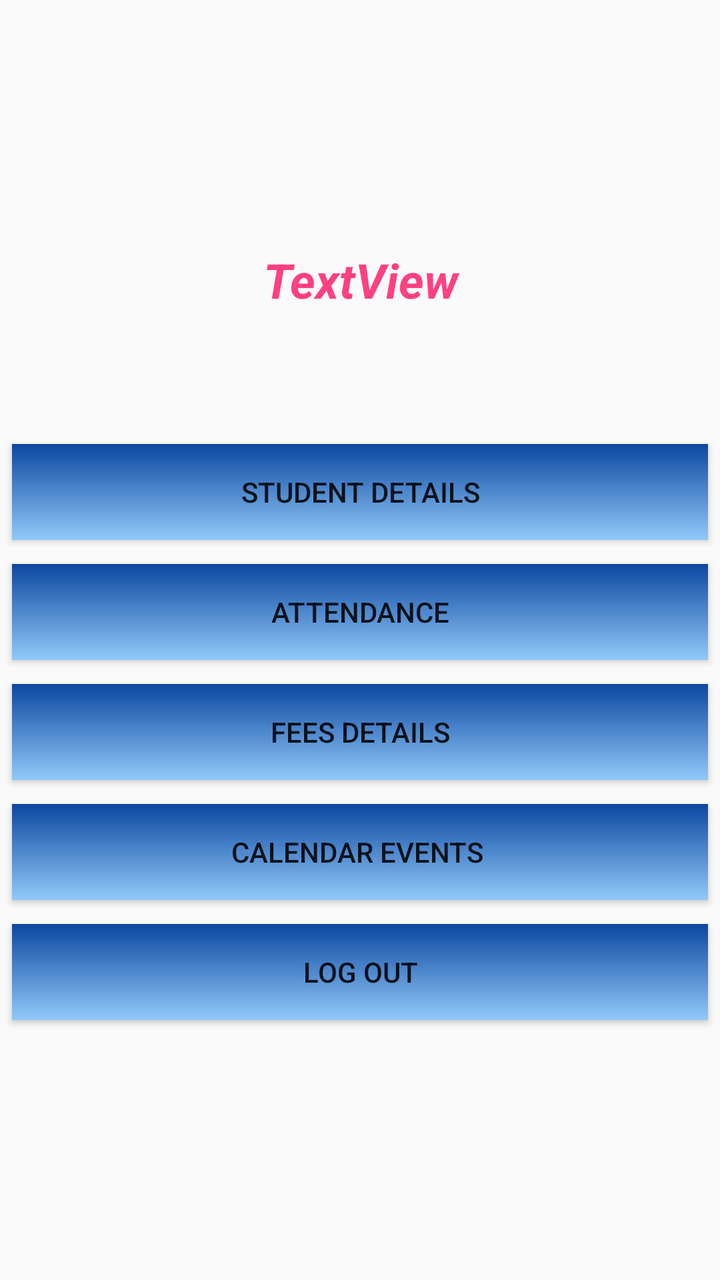
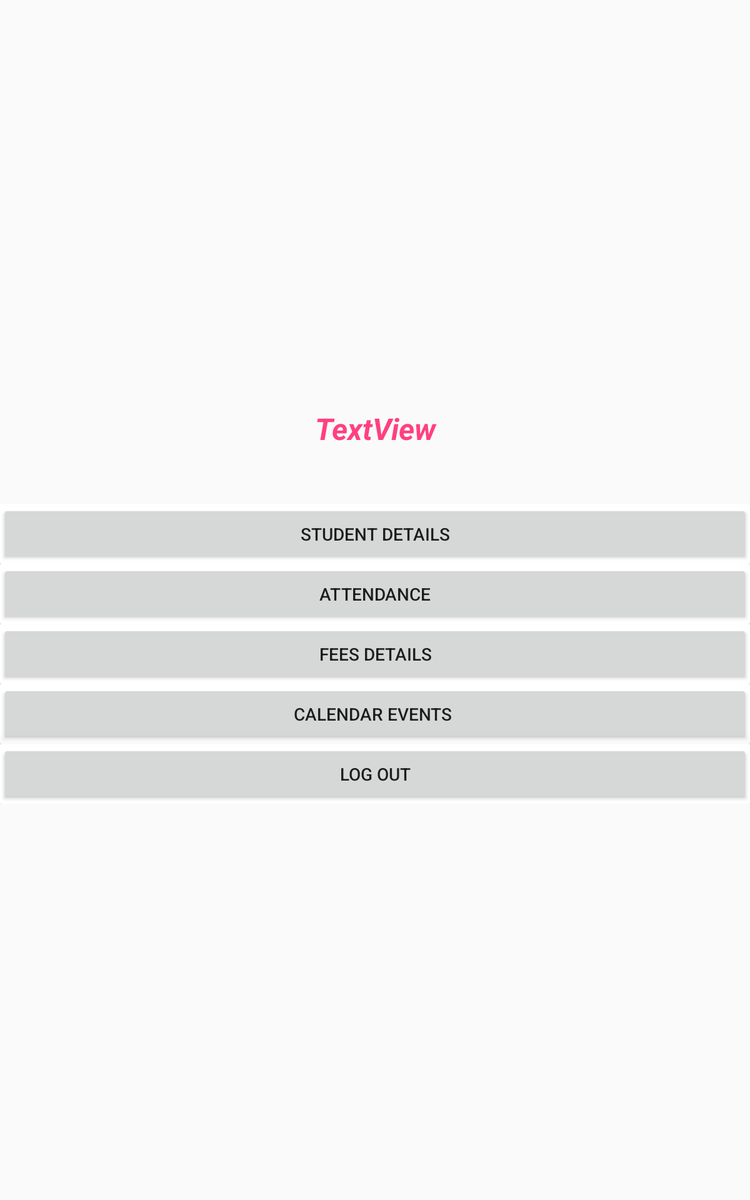

An Android layout and its configuration variant, each rendered on a device that would load it. The default file and the variant file are quoted in full after the pictures.
<!-- AndroidManifest.xml: application theme MyMaterialTheme -->
<!-- res/layout/activity_home.xml -->
<?xml version="1.0" encoding="utf-8"?>
<LinearLayout xmlns:android="http://schemas.android.com/apk/res/android"
    android:layout_width="match_parent"
    android:layout_height="match_parent"
    android:gravity="center"
    android:orientation="vertical">

    <TextView
        android:id="@+id/institute_name"
        android:layout_width="368dp"
        android:layout_height="wrap_content"
        android:layout_marginBottom="60dp"
        android:gravity="center"
        android:text="TextView"
        android:textColor="@color/colorAccent"
        android:textSize="24sp"
        android:textStyle="italic|bold">

    </TextView>

    <LinearLayout
        android:layout_width="match_parent"
        android:layout_height="wrap_content"
        android:gravity="center"
        android:orientation="vertical">

        <Button
            android:id="@+id/btn_stud_det"
            android:layout_width="match_parent"
            android:layout_height="wrap_content"
            android:layout_margin="6dp"
            android:background="@drawable/shadow"
            android:text="Student Details" />


        <Button
            android:id="@+id/btn_attend"
            android:layout_width="match_parent"
            android:layout_height="wrap_content"
            android:layout_margin="6dp"
            android:background="@drawable/shadow"
            android:text="Attendance" />


        <Button
            android:id="@+id/btn_fees"
            android:layout_width="match_parent"
            android:layout_height="wrap_content"
            android:text="Fees Details"
            android:layout_margin="6dp"
            android:background="@drawable/shadow"
            />


        <Button
            android:id="@+id/btn_events"
            android:layout_width="match_parent"
            android:layout_height="wrap_content"
            android:layout_margin="6dp"
            android:background="@drawable/shadow"
            android:text="Calendar Events " />


        <Button
            android:id="@+id/btn_logout"
            android:layout_width="match_parent"
            android:layout_height="wrap_content"
            android:text="Log out"
            android:background="@drawable/shadow"
            android:layout_margin="6dp"/>
    </LinearLayout>
</LinearLayout>
<!-- resources referenced by this layout -->
<resources>
  <color name="colorAccent">#FF4081</color>
  <!-- drawable shadow (drawable) -->
  <?xml version="1.0" encoding="utf-8"?>
  <selector xmlns:android="http://schemas.android.com/apk/res/android">
      <item>
          <shape>
              <gradient
                  android:angle="90"
                  android:startColor="#90CAF9"
                  android:endColor="#0D47A1"
                  android:type="linear" />
          </shape>
      </item>
  </selector>
  
  <style name="MyMaterialTheme" parent="MyMaterialTheme.Base">
  
      </style>
  <style name="MyMaterialTheme.Base" parent="Theme.AppCompat.Light.DarkActionBar">
          <item name="windowNoTitle">true</item>
          <item name="windowActionBar">false</item>
          <item name="colorPrimary">@color/colorPrimary</item>
          <item name="colorPrimaryDark">@color/colorPrimaryDark</item>
          <item name="colorAccent">@color/colorAccent</item>
      </style>
  <color name="colorPrimary">#3F51B5</color>
  <color name="colorPrimaryDark">#303F9F</color>
</resources>
<!-- res/layout-large/activity_home.xml (the repository's variant of the layout above) -->
<!-- drawn on a 7-inch tablet held upright -->
<?xml version="1.0" encoding="utf-8"?>
<LinearLayout xmlns:android="http://schemas.android.com/apk/res/android"
    android:layout_width="match_parent"
    android:layout_height="match_parent"
    android:gravity="center"

    android:orientation="vertical">
    <TextView
        android:id="@+id/institute_name"
        android:layout_width="368dp"
        android:layout_height="wrap_content"
        android:layout_marginBottom="44dp"
        android:layout_marginTop="10dp"
        android:gravity="center"
        android:text="TextView"
        android:textColor="@color/colorAccent"
        android:textSize="24sp"
        android:textStyle="italic|bold">

    </TextView>
    <LinearLayout
        android:layout_width="match_parent"
        android:layout_height="wrap_content"
        android:gravity="center"
        android:orientation="vertical">



        <android.support.v7.widget.CardView xmlns:card_view="http://schemas.android.com/apk/res-auto"

            android:layout_width="match_parent"
            android:layout_height="wrap_content"
            android:layout_gravity="center"
            card_view:cardCornerRadius="1dp"
            card_view:cardElevation="2dp">

            <Button
                android:id="@+id/btn_stud_det"
                android:layout_width="match_parent"
                android:layout_height="wrap_content"
                android:layout_margin="0dp"
                android:elevation="10dp"
                android:text="Student Details" />
        </android.support.v7.widget.CardView>

        <android.support.v7.widget.CardView xmlns:card_view="http://schemas.android.com/apk/res-auto"

            android:layout_width="match_parent"
            android:layout_height="wrap_content"
            android:layout_gravity="center"
            card_view:cardCornerRadius="1dp"
            card_view:cardElevation="2dp">

            <Button
                android:id="@+id/btn_attend"
                android:layout_width="match_parent"
                android:layout_height="wrap_content"
                android:elevation="10dp"
                android:text="Attendance" />
        </android.support.v7.widget.CardView>

        <android.support.v7.widget.CardView xmlns:card_view="http://schemas.android.com/apk/res-auto"
            android:layout_width="match_parent"
            android:layout_height="wrap_content"
            android:layout_gravity="center"
            card_view:cardCornerRadius="1dp"
            card_view:cardElevation="2dp">

            <Button
                android:id="@+id/btn_fees"
                android:layout_width="match_parent"
                android:layout_height="wrap_content"
                android:text="Fees Details"

                />
        </android.support.v7.widget.CardView>

        <android.support.v7.widget.CardView xmlns:card_view="http://schemas.android.com/apk/res-auto"

            android:layout_width="match_parent"
            android:layout_height="wrap_content"
            android:layout_gravity="center"
            card_view:cardCornerRadius="1dp"
            card_view:cardElevation="2dp">

            <Button
                android:id="@+id/btn_events"
                android:layout_width="match_parent"
                android:layout_height="wrap_content"
                android:text="Calendar Events "

                />
        </android.support.v7.widget.CardView>

        <android.support.v7.widget.CardView xmlns:card_view="http://schemas.android.com/apk/res-auto"

            android:layout_width="match_parent"
            android:layout_height="wrap_content"
            android:layout_gravity="center"
            card_view:cardCornerRadius="1dp"
            card_view:cardElevation="30dp">

            <Button
                android:id="@+id/btn_logout"
                android:layout_width="match_parent"
                android:layout_height="wrap_content"
                android:text="Log out"

                />


        </android.support.v7.widget.CardView>

    </LinearLayout>
</LinearLayout>
<!-- resources referenced by the variant -->
<!-- as a 7-inch tablet held upright resolves them -->
<resources>
  <color name="colorAccent">#FF4081</color>
  <style name="MyMaterialTheme" parent="MyMaterialTheme.Base">
  
      </style>
  <style name="MyMaterialTheme.Base" parent="Theme.AppCompat.Light.DarkActionBar">
          <item name="windowNoTitle">true</item>
          <item name="windowActionBar">false</item>
          <item name="colorPrimary">@color/colorPrimary</item>
          <item name="colorPrimaryDark">@color/colorPrimaryDark</item>
          <item name="colorAccent">@color/colorAccent</item>
      </style>
  <color name="colorPrimary">#3F51B5</color>
  <color name="colorPrimaryDark">#303F9F</color>
</resources>
